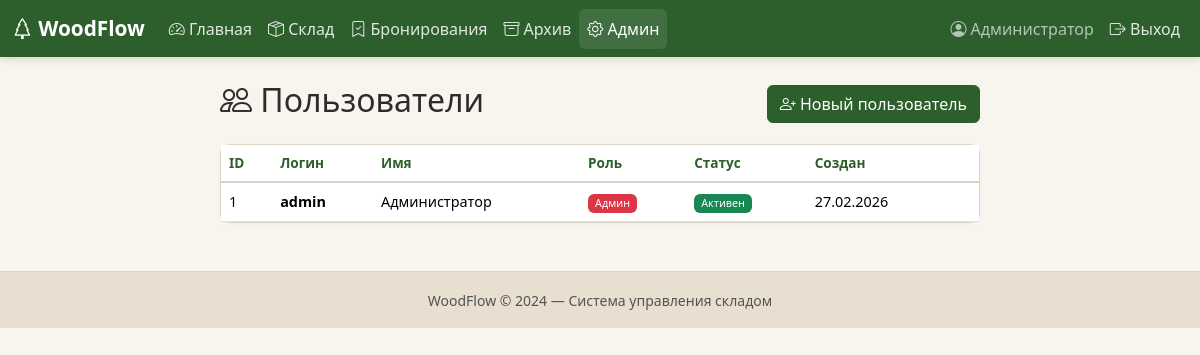
Page /admin/users (signed in) on the committed database.
### models.py (models this page shows, shortened)
class User(UserMixin, db.Model):
    __tablename__ = "users"
    id = db.Column(db.Integer, primary_key=True)
    username = db.Column(db.String(80), unique=True, nullable=False)
    password_hash = db.Column(db.String(256), nullable=False)
    full_name = db.Column(db.String(150), default="")
    is_admin = db.Column(db.Boolean, default=False)
    is_active_user = db.Column(db.Boolean, default=True)
    created_at = db.Column(db.DateTime, default=datetime.now(UTC))
    @property
    def is_active(self):
        return self.is_active_user

### app.py (the view)
@app.route("/admin/users")
@login_required
@admin_required
def admin_users():
    users = User.query.order_by(User.created_at.desc()).all()
    return render_template("admin_users.html", users=users)

### app.py (called while the page is built)
@login_manager.user_loader
def load_user(user_id):
    return db.session.get(User, int(user_id))

def admin_required(f):
    from functools import wraps
    @wraps(f)
    def decorated(*args, **kwargs):
        if not current_user.is_authenticated or not current_user.is_admin:
            flash("Доступ запрещён.", "danger")
            return redirect(url_for("dashboard"))
        return f(*args, **kwargs)
    return decorated

### templates/admin_users.html (shortened to what this page needs)
{% extends "base.html" %}
{% block content %}
<div class="row justify-content-center">
<div class="col-lg-8">
    <div class="d-flex justify-content-between align-items-center mb-3">
        <h2><i class="bi bi-people"></i> Пользователи</h2>
        <a href="{{ url_for('register_user') }}" class="btn btn-wf-green">
            <i class="bi bi-person-plus"></i> Новый пользователь
        </a>
    </div>
    <div class="card wf-card">
        <div class="table-responsive">
        <table class="table table-hover mb-0 align-middle">
            <thead class="wf-thead"><tr>
                <th>ID</th><th>Логин</th><th>Имя</th><th>Роль</th><th>Статус</th><th>Создан</th><th></th>
            </tr></thead>
            <tbody>
            {% for u in users %}
            <tr>
                <td>{{ u.id }}</td>
                <td class="fw-bold">{{ u.username }}</td>
                <td>{{ u.full_name }}</td>
                <td>
                    {% if u.is_admin %}
                    <span class="badge bg-danger">Админ</span>
                    {% else %}
                    <span class="badge bg-secondary">Пользователь</span>
                    {% endif %}
                </td>
                <td>
                    {% if u.is_active_user %}
                    <span class="badge bg-success">Активен</span>
                    {% else %}
                    <span class="badge bg-warning text-dark">Отключён</span>
                    {% endif %}
                </td>
                <td class="small">{{ u.created_at.strftime('%d.%m.%Y') }}</td>
                <td>
                </td>
            </tr>
            {% endfor %}
            </tbody>
        </table>
        </div>
    </div>
</div>
</div>
{% endblock %}

### templates/base.html (shortened to what this page needs)
<!DOCTYPE html>
<html lang="ru">
<head>
    <link href="https://cdn.jsdelivr.net/npm/bootstrap@5.3.2/dist/css/bootstrap.min.css" rel="stylesheet">
    <link href="https://cdn.jsdelivr.net/npm/bootstrap-icons@1.11.1/font/bootstrap-icons.css" rel="stylesheet">
    <link href="{{ url_for('static', filename='css/style.css') }}" rel="stylesheet">
</head>
<body>
{% if current_user.is_authenticated %}
<nav class="navbar navbar-expand-lg navbar-dark wf-navbar">
    <div class="container-fluid">
        <a class="navbar-brand fw-bold" href="{{ url_for('dashboard') }}">
            <i class="bi bi-tree"></i> WoodFlow
        </a>
        <div class="collapse navbar-collapse" id="navMain">
            <ul class="navbar-nav me-auto">
                <li class="nav-item">
                    <a class="nav-link {% if request.endpoint == 'dashboard' %}active{% endif %}"
                       href="{{ url_for('dashboard') }}">
                        <i class="bi bi-speedometer2"></i> Главная
                    </a>
                </li>
                <li class="nav-item">
                    <a class="nav-link {% if 'stock' in request.endpoint|default('') %}active{% endif %}"
                       href="{{ url_for('stock') }}">
                        <i class="bi bi-box-seam"></i> Склад
                    </a>
                </li>
                <li class="nav-item">
                    <a class="nav-link {% if 'booking' in request.endpoint|default('') %}active{% endif %}"
                       href="{{ url_for('bookings') }}">
                        <i class="bi bi-bookmark-check"></i> Бронирования
                    </a>
                </li>
                <li class="nav-item">
                    <a class="nav-link {% if 'archive' in request.endpoint|default('') or 'shipment' in request.endpoint|default('') %}active{% endif %}"
                       href="{{ url_for('archive') }}">
                        <i class="bi bi-archive"></i> Архив
                    </a>
                </li>
                {% if current_user.is_admin %}
                <li class="nav-item">
                    <a class="nav-link {% if 'admin' in request.endpoint|default('') %}active{% endif %}"
                       href="{{ url_for('admin_users') }}">
                        <i class="bi bi-gear"></i> Админ
                    </a>
                </li>
                {% endif %}
            </ul>
            <ul class="navbar-nav">
                <li class="nav-item">
                    <span class="nav-link text-light opacity-75">
                        <i class="bi bi-person-circle"></i>
                        {{ current_user.full_name or current_user.username }}
                    </span>
                </li>
                <li class="nav-item">
                    <a class="nav-link" href="{{ url_for('logout') }}">
                        <i class="bi bi-box-arrow-right"></i> Выход
                    </a>
                </li>
            </ul>
        </div>
    </div>
</nav>
{% endif %}
<main class="container-fluid py-4 px-3 px-lg-4">
    {% block content %}{% endblock %}
</main>
<footer class="wf-footer text-center py-3 mt-4">
    <small class="text-muted">WoodFlow © {{ now().year if now is defined else "2024" }} — Система управления складом</small>
</footer>
</body>
</html>

### static/css/style.css (style rules this page uses)
:root { --wf-green: #2D5F2D; --wf-green-hover: #1E4D1E; --wf-green-light: #5B8C5A; --wf-beige: #F8F4EE; --wf-beige-dark: #E8DFD0; --wf-border: #DDD5C8; --wf-text: #2C2C2C; }
body { background-color: var(--wf-beige); color: var(--wf-text); font-family: 'Segoe UI', system-ui, -apple-system, sans-serif; }
.wf-navbar { background-color: var(--wf-green) !important; box-shadow: 0 2px 8px rgba(0,0,0,0.15); }
.wf-navbar .nav-link { color: rgba(255,255,255,0.85) !important; transition: color 0.2s; }
.wf-navbar .nav-link:hover, .wf-navbar .nav-link.active { color: #fff !important; background-color: rgba(255,255,255,0.1); border-radius: 6px; }
.wf-navbar .navbar-brand { color: #fff !important; font-size: 1.3rem; }
.wf-card { background: #fff; border: 1px solid var(--wf-border); border-radius: 10px; box-shadow: 0 1px 4px rgba(0,0,0,0.04); }
.wf-thead { background-color: var(--wf-beige); }
.wf-thead th { font-weight: 600; font-size: 0.85rem; color: var(--wf-green); border-bottom: 2px solid var(--wf-border) !important; white-space: nowrap; }
.table td { font-size: 0.9rem; vertical-align: middle; }
.btn-wf-green { background-color: var(--wf-green); border-color: var(--wf-green); color: #fff; }
.wf-footer { background-color: var(--wf-beige-dark); border-top: 1px solid var(--wf-border); }
.badge { font-weight: 500; }

### rows in the picture
User: full_name "Администратор", id "1", username "admin", is_admin "Админ", is_active_user "Активен", created_at "27.02.2026"
